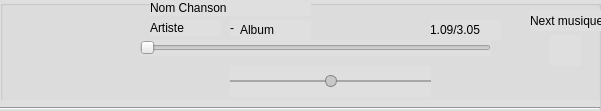
     <widget class="QGroupBox" name="Player">
      <property name="geometry">
       <rect>
        <x>250</x>
        <y>20</y>
        <width>601</width>
        <height>111</height>
       </rect>
      </property>
      <property name="styleSheet">
       <string notr="true">background-color: rgb(223, 223, 223);</string>
      </property>
      <property name="title">
       <string/>
      </property>
      <widget class="QPushButton" name="Player_Play">
       <property name="geometry">
        <rect>
         <x>40</x>
         <y>10</y>
         <width>51</width>
         <height>41</height>
        </rect>
       </property>
       <property name="styleSheet">
        <string notr="true">background-color: transparent;
border : none ;</string>
       </property>
       <property name="text">
        <string/>
       </property>
       <property name="icon">
        <iconset resource="ressource.qrc">
         <normaloff>:/icon/Sprite/Play.png</normaloff>:/icon/Sprite/Play.png</iconset>
       </property>
       <property name="iconSize">
        <size>
         <width>50</width>
         <height>50</height>
        </size>
       </property>
      </widget>
      <widget class="QPushButton" name="Player_Pause">
       <property name="enabled">
        <bool>true</bool>
       </property>
       <property name="geometry">
        <rect>
         <x>50</x>
         <y>15</y>
         <width>31</width>
         <height>31</height>
        </rect>
       </property>
       <property name="styleSheet">
        <string notr="true">background-color: transparent;
border : none ;</string>
       </property>
       <property name="text">
        <string/>
       </property>
       <property name="icon">
        <iconset resource="ressource.qrc">
         <normaloff>:/icon/Sprite/pause.png</normaloff>:/icon/Sprite/pause.png</iconset>
       </property>
       <property name="iconSize">
        <size>
         <width>50</width>
         <height>50</height>
        </size>
       </property>
      </widget>
      <widget class="QPushButton" name="Player_Avance">
       <property name="enabled">
        <bool>true</bool>
       </property>
       <property name="geometry">
        <rect>
         <x>80</x>
         <y>60</y>
         <width>31</width>
         <height>31</height>
        </rect>
       </property>
       <property name="styleSheet">
        <string notr="true">background-color: transparent;
border : none ;</string>
       </property>
       <property name="text">
        <string/>
       </property>
       <property name="icon">
        <iconset resource="ressource.qrc">
         <normaloff>:/icon/Sprite/RapideAvant.png</normaloff>:/icon/Sprite/RapideAvant.png</iconset>
       </property>
       <property name="iconSize">
        <size>
         <width>30</width>
         <height>30</height>
        </size>
       </property>
      </widget>
      <widget class="QPushButton" name="Player_recule">
       <property name="enabled">
        <bool>true</bool>
       </property>
       <property name="geometry">
        <rect>
         <x>20</x>
         <y>60</y>
         <width>31</width>
         <height>31</height>
        </rect>
       </property>
       <property name="styleSheet">
        <string notr="true">background-color: transparent;
border : none ;</string>
       </property>
       <property name="text">
        <string/>
       </property>
       <property name="icon">
        <iconset resource="ressource.qrc">
         <normaloff>:/icon/Sprite/RapideDerriere.png</normaloff>:/icon/Sprite/RapideDerriere.png</iconset>
       </property>
       <property name="iconSize">
        <size>
         <width>30</width>
         <height>30</height>
        </size>
       </property>
      </widget>
      <widget class="QLabel" name="Player_Artiste">
       <property name="geometry">
        <rect>
         <x>150</x>
         <y>20</y>
         <width>71</width>
         <height>16</height>
        </rect>
       </property>
       <property name="text">
        <string>Artiste</string>
       </property>
      </widget>
      <widget class="QLabel" name="Player_seg">
       <property name="geometry">
        <rect>
         <x>230</x>
         <y>20</y>
         <width>16</width>
         <height>16</height>
        </rect>
       </property>
       <property name="text">
        <string>-</string>
       </property>
      </widget>
      <widget class="QLabel" name="Player_Album">
       <property name="geometry">
        <rect>
         <x>240</x>
         <y>20</y>
         <width>71</width>
         <height>20</height>
        </rect>
       </property>
       <property name="text">
        <string>Album</string>
       </property>
      </widget>
      <widget class="QLabel" name="Player_Chanson">
       <property name="geometry">
        <rect>
         <x>150</x>
         <y>0</y>
         <width>161</width>
         <height>16</height>
        </rect>
       </property>
       <property name="text">
        <string>Nom Chanson</string>
       </property>
      </widget>
      <widget class="QPushButton" name="Player_MaxVol">
       <property name="enabled">
        <bool>true</bool>
       </property>
       <property name="geometry">
        <rect>
         <x>440</x>
         <y>70</y>
         <width>21</width>
         <height>21</height>
        </rect>
       </property>
       <property name="styleSheet">
        <string notr="true">background-color: transparent;
border : none ;</string>
       </property>
       <property name="text">
        <string/>
       </property>
       <property name="icon">
        <iconset resource="ressource.qrc">
         <normaloff>:/icon/Sprite/VolumeFull.png</normaloff>:/icon/Sprite/VolumeFull.png</iconset>
       </property>
       <property name="iconSize">
        <size>
         <width>20</width>
         <height>20</height>
        </size>
       </property>
      </widget>
      <widget class="QPushButton" name="Player_Muet">
       <property name="enabled">
        <bool>true</bool>
       </property>
       <property name="geometry">
        <rect>
         <x>200</x>
         <y>70</y>
         <width>21</width>
         <height>21</height>
        </rect>
       </property>
       <property name="styleSheet">
        <string notr="true">background-color: transparent;
border : none ;</string>
       </property>
       <property name="text">
        <string/>
       </property>
       <property name="icon">
        <iconset resource="ressource.qrc">
         <normaloff>:/icon/Sprite/Muet.png</normaloff>:/icon/Sprite/Muet.png</iconset>
       </property>
       <property name="iconSize">
        <size>
         <width>20</width>
         <height>20</height>
        </size>
       </property>
      </widget>
      <widget class="QSlider" name="Player_Volume">
       <property name="geometry">
        <rect>
         <x>230</x>
         <y>66</y>
         <width>201</width>
         <height>31</height>
        </rect>
       </property>
       <property name="styleSheet">
        <string notr="true">QSlider::groove:horizontal {
background-color:rgb(167, 167, 167);
height : 2px;
}

QSlider::handle { 
	background :rgb(200, 200, 200);
	width: 10px;
	margin : -5px 0;
	border : 1px solid gray ;
	border-radius : 6px;
}

</string>
       </property>
       <property name="value">
        <number>50</number>
       </property>
       <property name="orientation">
        <enum>Qt::Horizontal</enum>
       </property>
      </widget>
      <widget class="QLabel" name="Player_Next">
       <property name="geometry">
        <rect>
         <x>550</x>
         <y>35</y>
         <width>31</width>
         <height>31</height>
        </rect>
       </property>
       <property name="text">
        <string/>
       </property>
       <property name="pixmap">
        <pixmap resource="ressource.qrc">:/icon/Sprite/Next.png</pixmap>
       </property>
       <property name="scaledContents">
        <bool>true</bool>
       </property>
      </widget>
      <widget class="QLabel" name="Player_Nextmusic">
       <property name="geometry">
        <rect>
         <x>530</x>
         <y>10</y>
         <width>71</width>
         <height>21</height>
        </rect>
       </property>
       <property name="text">
        <string>Next musique</string>
       </property>
      </widget>
      <widget class="QLabel" name="Player_Temps">
       <property name="geometry">
        <rect>
         <x>430</x>
         <y>20</y>
         <width>71</width>
         <height>20</height>
        </rect>
       </property>
       <property name="text">
        <string>1.09/3.05</string>
       </property>
      </widget>
      <widget class="Line" name="line">
       <property name="geometry">
        <rect>
         <x>0</x>
         <y>100</y>
         <width>600</width>
         <height>16</height>
        </rect>
       </property>
       <property name="orientation">
        <enum>Qt::Horizontal</enum>
       </property>
      </widget>
      <widget class="QPushButton" name="Player_MinVol">
       <property name="enabled">
        <bool>true</bool>
       </property>
       <property name="geometry">
        <rect>
         <x>204</x>
         <y>70</y>
         <width>21</width>
         <height>21</height>
        </rect>
       </property>
       <property name="styleSheet">
        <string notr="true">background-color: transparent;
border : none ;</string>
       </property>
       <property name="text">
        <string/>
       </property>
       <property name="icon">
        <iconset resource="ressource.qrc">
         <normaloff>:/icon/Sprite/VolumeBas.png</normaloff>:/icon/Sprite/VolumeBas.png</iconset>
       </property>
       <property name="iconSize">
        <size>
         <width>20</width>
         <height>20</height>
        </size>
       </property>
      </widget>
      <widget class="QSlider" name="Player_ProgressBar">
       <property name="geometry">
        <rect>
         <x>140</x>
         <y>40</y>
         <width>351</width>
         <height>16</height>
        </rect>
       </property>
       <property name="minimum">
        <number>1</number>
       </property>
       <property name="maximum">
        <number>100</number>
       </property>
       <property name="orientation">
        <enum>Qt::Horizontal</enum>
       </property>
      </widget>
     </widget>
